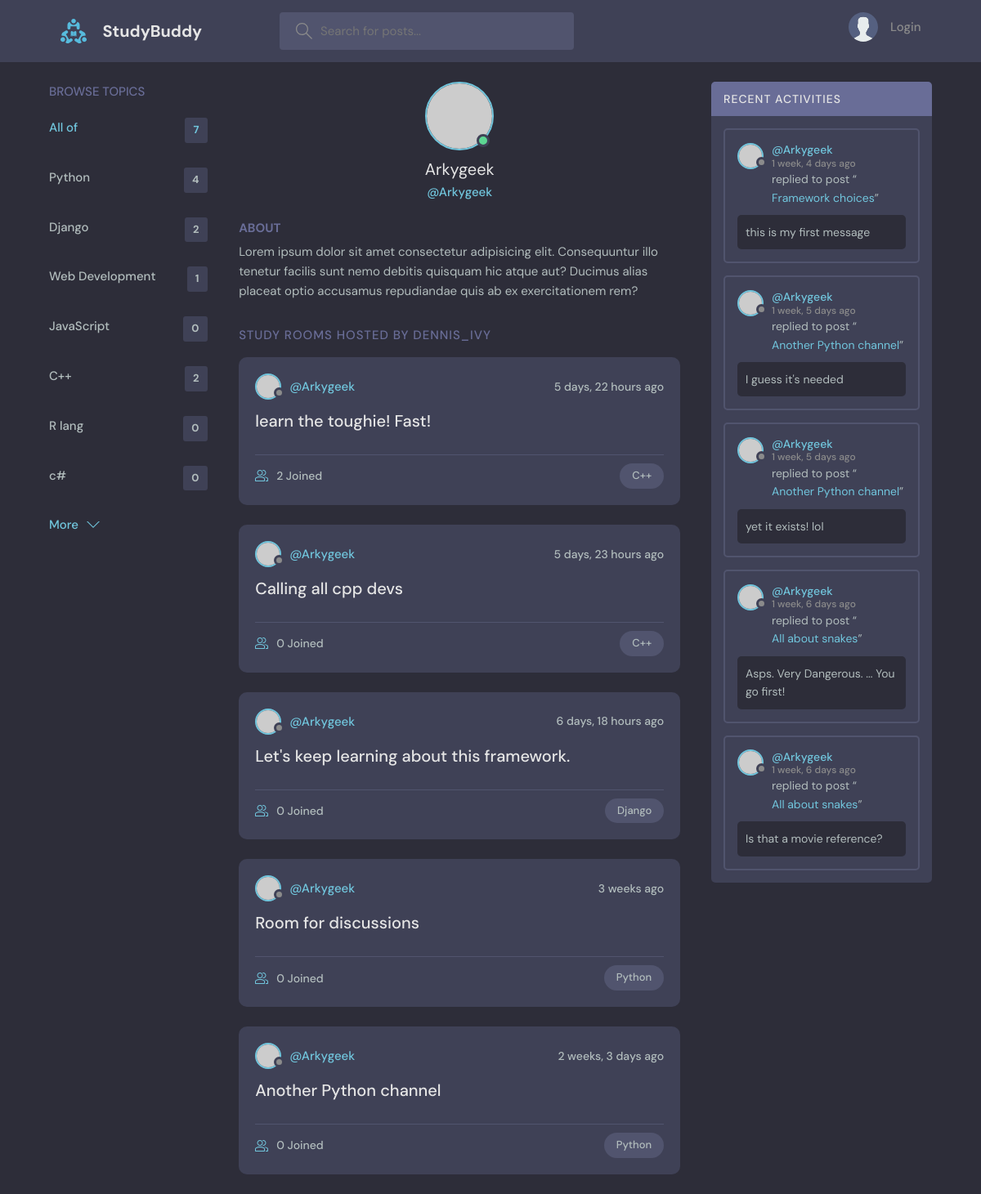
Page /profile/1/ on the committed database.
### base/models.py (models this page shows, shortened)
class Topic(models.Model):
      name = models.CharField(max_length=200)

class Room(models.Model):
    host = models.ForeignKey(
        User,
        on_delete=models.SET_NULL,
        null=True)
    topic = models.ForeignKey(
        Topic,
        on_delete=models.SET_NULL,
        null=True)
    name = models.CharField(max_length=200)
    description = models.TextField(null=True, blank=True)
    participants = models.ManyToManyField(
        User,
        related_name='participants',
        blank=True)
    updated = models.DateTimeField(auto_now=True)
    created = models.DateTimeField(auto_now_add=True)
    class Meta:
        ordering = ['-updated', '-created']
    def __str__(self):
        return self.name

class Message(models.Model):
    user = models.ForeignKey(User, on_delete=models.CASCADE)
    room = models.ForeignKey(Room, on_delete=models.CASCADE)
    body = models.TextField()
    updated = models.DateTimeField(auto_now=True)
    created = models.DateTimeField(auto_now_add=True)
    class Meta:
        ordering = ['-updated', '-created']

### base/views.py (the view)
# urls.py: path('profile/<str:pk>/', views.userProfile, name="user-profile"),
def userProfile(request, pk):
  user = User.objects.get(id=pk)
  rooms = user.room_set.all()
  room_messages = user.message_set.all()
  topics = Topic.objects.all()
  context = {
    'user': user,
    'rooms': rooms,
    'room_messages': room_messages,
    'topics': topics
  }
  return render(request, 'base/profile.html', context)

### base/templates/base/profile.html (shortened to what this page needs)
{% extends 'main.html' %}
{% block content %}
  <main class="profile-page layout layout--3">
    <div class="container">
      {% include 'base/topics_component.html' %}
      <div class="roomList">
        <div class="profile">
          <div class="profile__avatar">
            <div class="avatar avatar--large active">
              <img src="https://randomuser.me/api/portraits/men/11.jpg" />
            </div>
          </div>
          <div class="profile__info">
            <h3>{{user.username}}</h3>
            <p>@{{user.username}}</p>
          </div>
          <div class="profile__about">
            <h3>About</h3>
            <p>
              Lorem ipsum dolor sit amet consectetur adipisicing elit. Consequuntur illo tenetur
              facilis sunt nemo debitis quisquam hic atque aut? Ducimus alias placeat optio
              accusamus repudiandae quis ab ex exercitationem rem?
            </p>
          </div>
        </div>
        <div class="roomList__header">
          <div>
            <h2>Study Rooms Hosted by dennis_ivy</a>
            </h2>
          </div>
        </div>
        {% include 'base/feed_component.html' %}
      </div>
      {% include 'base/activity_component.html' %}
    </div>
  </main>
{% endblock content%}

### base/templates/base/topics_component.html
<div class="topics">
    <div class="topics__header">
        <h2>Browse Topics</h2>
    </div>
    <ul class="topics__list">
        <li>
            <a href="{% url 'home' %}" class="active">
                All of
                <span>
                    {{topics.count}}
                </span>
            </a>
        </li>
        {% for topic in topics %}
            <li>
                <a href="{% url 'home' %}?q={{topic.name}}">
                    {{topic.name}}
                    <span>
                        {{topic.room_set.all.count}}
                    </span>
                </a>
            </li>
        {% endfor %}
    </ul>
    <button class="btn btn--link" href="/">
        More
        <svg  {{comment}} chevron-down {{endcomment}}
             version="1.1"
             xmlns="http://www.w3.org/2000/svg"
             width="32"
             height="32"
             viewBox="0 0 32 32">
            <title>
                chevron-down
            </title>
            <path d="M16 21l-13-13h-3l16 16 16-16h-3l-13 13z"></path>
        </svg>
    </button>
</div>

### base/templates/base/feed_component.html (shortened to what this page needs)
{% for room in rooms %}
  <div class="roomListRoom">
    <div class="roomListRoom__header">
      <a href="{% url 'user-profile' room.host.id %}" class="roomListRoom__author">
        <div class="avatar avatar--small">
          <img src="https://randomuser.me/api/portraits/women/11.jpg" />
        </div>
        <span>@{{room.host.username}}</span>
      </a>
      <div class="roomListRoom__actions">
        <span>{{room.created|timesince}} ago</span>
      </div>
    </div>
    <div class="roomListRoom__content">
      <a href="{% url 'room' room.id %}">{{room.name}}</a>
    </div>
    <div class="roomListRoom__meta">
      <a href="{% url 'room' room.id %}" class="roomListRoom__joined">
        {{room.participants.all.count}} Joined
      </a>
      <p class="roomListRoom__topic">
        {{room.topic.name}}
      </p>
    </div>
  </div>
{% endfor %}

### base/templates/base/activity_component.html (shortened to what this page needs)
<div class="activities">
    <div class="activities__header">
        <h2>Recent Activities</h2>
    </div>
    {% for message in room_messages %}
        <div class="activities__box">
            <div class="activities__boxHeader roomListRoom__header">
                <a href="{% url 'user-profile' message.user.id %}"
                   class="roomListRoom__author" >
                    <div class="avatar avatar--small">
                        <img src="https://randomuser.me/api/portraits/women/11.jpg" />
                    </div>
                    <p>
                        @{{message.user}}
                        <span>
                            {{message.created|timesince}} ago
                        </span>
                    </p>
                </a>
            </div>
            <div class="activities__boxContent">
                <p>replied to post “<a href="{% url 'room' message.room.id %}">{{message.room}}</a>”</p>
                <div class="activities__boxRoomContent">
                    {{message.body}}
                </div>
            </div>
        </div>
    {% endfor %}
</div>

### rows in the picture
Topic: name "Python", room_set.all.count "4"
Topic: name "Django", room_set.all.count "2"
Topic: name "Web Development", room_set.all.count "1"
Topic: name "JavaScript", room_set.all.count "0"
Topic: name "C++", room_set.all.count "2"
Topic: name "R lang", room_set.all.count "0"
Topic: name "c#", room_set.all.count "0"
Room: host.username "Arkygeek", created "5 days, 22 hours", name "learn the toughie! Fast!", participants.all.count "2", topic.name "C++"
Room: host.username "Arkygeek", created "5 days, 23 hours", name "Calling all cpp devs", participants.all.count "0", topic.name "C++"
Room: host.username "Arkygeek", created "6 days, 18 hours", name "Let's keep learning about this framework.", participants.all.count "0", topic.name "Django"
Room: host.username "Arkygeek", created "3 weeks", name "Room for discussions", participants.all.count "0", topic.name "Python"
Room: host.username "Arkygeek", created "2 weeks, 3 days", name "Another Python channel", participants.all.count "0", topic.name "Python"
Message: user "Arkygeek", created "1 week, 4 days", room "Framework choices", body "this is my first message"
Message: user "Arkygeek", created "1 week, 5 days", room "Another Python channel", body "I guess it's needed"
Message: user "Arkygeek", created "1 week, 5 days", room "Another Python channel", body "yet it exists! lol"
Message: user "Arkygeek", created "1 week, 6 days", room "All about snakes", body "Asps. Very Dangerous. ... You go first!"
Message: user "Arkygeek", created "1 week, 6 days", room "All about snakes", body "Is that a movie reference?"

### other values in the picture
{{ topics.count }} "7"
{{ user.username }} "Arkygeek"
